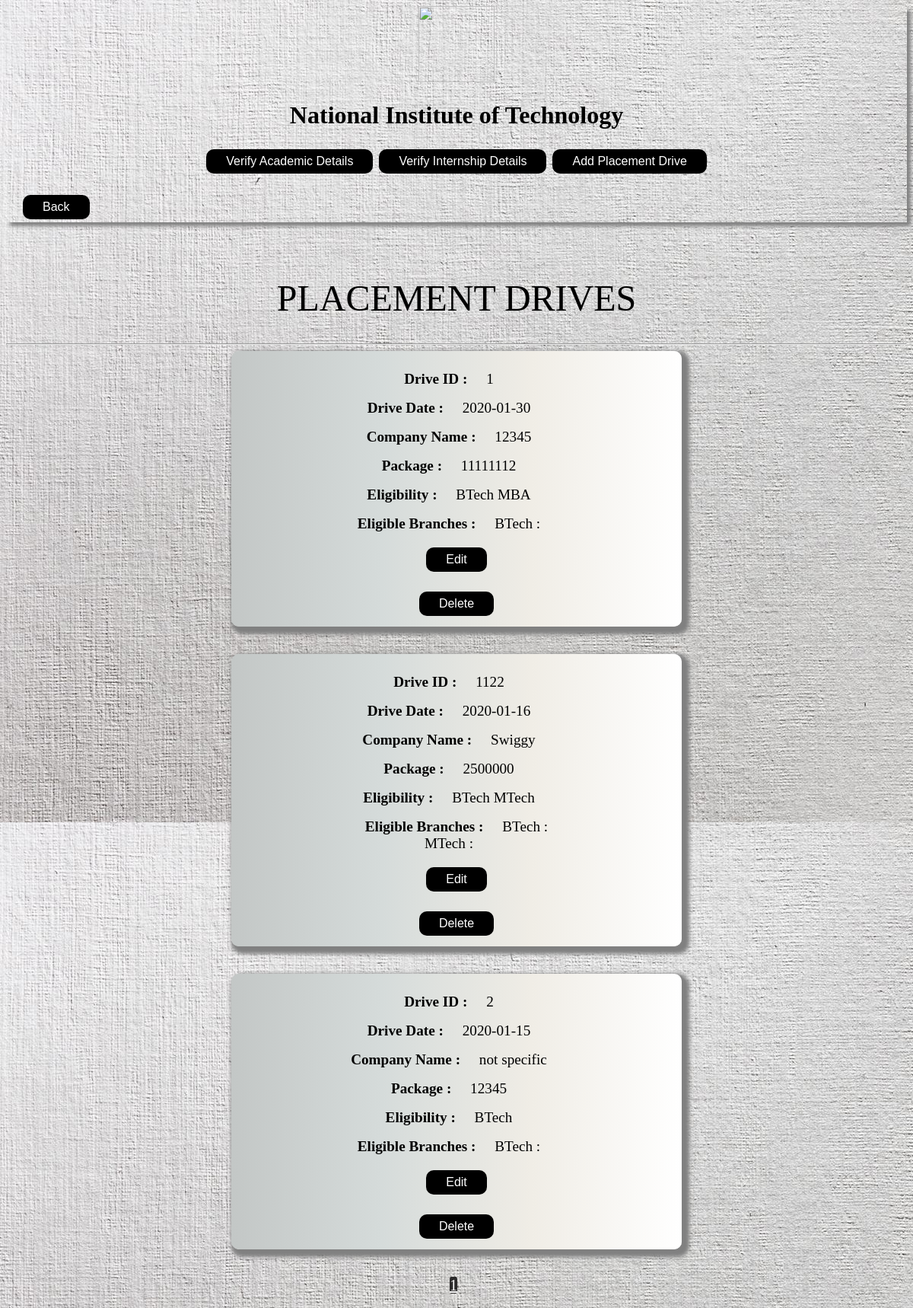
/Drive/view_drive.php, run on the app's committed database.
### tables this page shows
CREATE TABLE `driveschedule` (
  `ID` int(10) NOT NULL,
  `CompanyName` varchar(30) NOT NULL,
  `DriveDate` date NOT NULL,
  `Package` varchar(10) NOT NULL,
  `Category` int(5) NOT NULL,
  `Description` text NOT NULL,
  `Type` int(5) NOT NULL,
  `BTechEligibility` int(5) NOT NULL,
  `MTechEligibility` int(5) NOT NULL,
  `MBAEligibility` int(5) NOT NULL
);

### Drive/view_drive.php (the view, shortened to what this page needs)
 <!DOCTYPE html>
 <html>
 <head>
 </head>
 <body style="padding-bottom: 10px; background-image: url(../images/newspaper.jpg); background-size: no-repeat;">
 <div class= "nav-bar" style="box-shadow: 5px 5px 5px gray; padding-bottom: 60px;">
		<div align= "center" ><img src="../images/NITS.png" alt="" style="width:100px;height:100px; margin:auto;"> <h1 style="font-family: garamond">National Institute of Technology</h1></div>
				<div align="center" style="float:center;">
				<a href="../verifyAcademic.php" style="text-decoration: none;color: white;font-size: 15px;"><button class="button">
					Verify Academic Details
					</button></a>
					<a href="../verifyInternship.php" style="text-decoration: none;color: black;font-size: 15px;"><button class="button">Verify Internship Details</button></a>
					<a href="add_drive.php" style="text-decoration: none;color: black;font-size: 15px;"><button class="button">Add Placement Drive</button></a>
					<br>
			</div>
		</div>
		<a style="background-color: transparent;"style="text-decoration: none;"href="../student_coo.php"><button  class="button" style="position: relative; top:-40px; left:20px;">  Back</button></a>
 	<div style="text-align: center;">
 	<h1 style=" font-weight: normal; font-family: Algerian; font-size: 3em;" >PLACEMENT DRIVES</h1>
<hr>
<?php
	include '../connection.php';
	$sql10="SELECT COUNT(ID) AS total FROM driveschedule";
	$result10 = mysqli_query($con,$sql10);
	$row10 = mysqli_fetch_assoc($result10);
	$results_per_page = 4;
	if(!isset($_GET['page']))
	{
		$page = 1;
	}
	else
	{
		$page=$_GET['page'];
	}
	$start_from = (($page-1) * $results_per_page);
	$total_pages = ceil($row10["total"]/ $results_per_page);
	$sql = "SELECT * FROM driveschedule LIMIT " .$start_from. ',' .$results_per_page;
	$result = mysqli_query($con,$sql);
	while ($row = mysqli_fetch_array($result)) {
 ?>
 <div  style=" background-image: linear-gradient(to right, #c3c7c6, #d5dbda, #f0ede6, #ffffff  ); border-radius: 10px; width: 50%; margin: 0 auto; padding-top:10px; padding-bottom: 10px; box-shadow: 5px 5px 5px 5px gray;"  >
		<div>
 			<p><span class="label"> Drive ID : </span> <span class="value"><?php echo $row['ID']; ?></span> </p>
 			<p><span class="label"> Drive Date : </span> <span class="value"> <?php echo $row['DriveDate']; ?></span> </p>
 			<p><span class="label">Company Name : </span><span class="value"><?php echo $row['CompanyName']; ?></span></p>
 			<p><span class="label">Package : </span><span class="value"><?php echo $row['Package']; ?></span></p>
 			<p><span class="label">Eligibility :</span><span class="value"> <?php if($row['BTechEligibility']){echo "BTech";}if($row['MTechEligibility']){echo " MTech";}if($row['MBAEligibility']){echo "  MBA";}if($row['MScEligibility']){echo " and MSc";} ?></span></p>
			 <p><span class="label"> Eligible Branches : </span><span class="value"> <?php if($row['BTechEligibility'])
			 {
			 	echo "BTech :";
			 }
			 if($row['MTechEligibility'])
			 {
			 	echo " <br>MTech :";
			 }
			 ?></span></p>
 			<form id="edit" action="edit.php" method="post">
 			<button class="button" href="../student_coo.php"class="edit" type="submit" name="edit" form="edit" value="<?php echo $row['ID'];?>">Edit</button>
			 </form>
			 <br>
 			<form id="delete" action="delete.php" method="post">
 			<button class="button" href="../student_coo.php"class="edit"  type="submit" name="delete" form="delete" value="<?php echo $row['ID'];?>">Delete</button>
 			</form>
		 </div>
		 </div>
		 <br>
		<br>
 <?php
 		}
  ?>
  <a>
		<?php
		for($page=1; $page<=$total_pages; $page++)
		{
			echo "<a style='font-size: 20px;background-color:rgb(44, 43, 43);color: white;border-radius:20%;' href='view_drive.php?page=".$page."'";
			echo ">".$page."</a>&nbsp&nbsp";
		};
		?>
	</a>
 	</div>
 </body>
 </html>

### Drive/view_drive.php (style rules this page uses)
.button { background-color: black; border: none; border-radius : 10px; color: white; padding: 7px 26px; text-align: center; text-decoration: none; display: inline-block; font-size: 16px; margin: 4px 2px; -webkit-transition-duration: 0.4s; transition-duration: 0.4s; cursor: pointer; }
.value { font-size: 1.2em; padding: 0 20px; border-radius: 8px; font-family: cursive; }
.label { font-family: Times New Roman; font-weight: 700; font-size: 1.2em; }

### data on the page
driveschedule: ID "1", DriveDate "2020-01-30", CompanyName "12345", Package "11111112", BTechEligibility "BTech", MBAEligibility "MBA", shows "BTech :"
driveschedule: ID "1122", DriveDate "2020-01-16", CompanyName "Swiggy", Package "2500000", BTechEligibility "BTech", MTechEligibility "MTech", shows "BTech :", shows "MTech :"
driveschedule: ID "2", DriveDate "2020-01-15", CompanyName "not specific", Package "12345", BTechEligibility "BTech", shows "BTech :"
